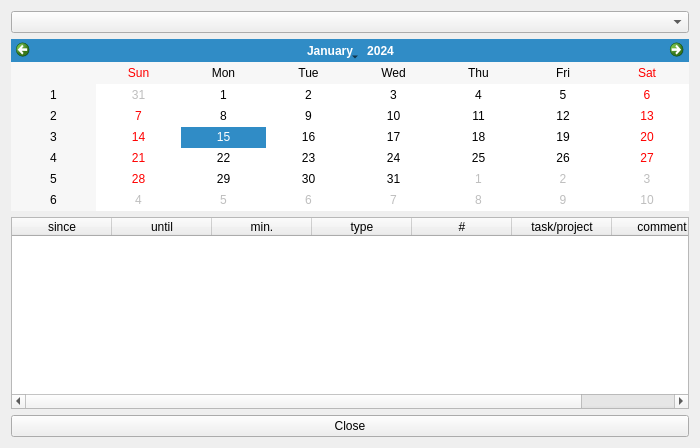
<?xml version="1.0" encoding="UTF-8"?>
<ui version="4.0">
 <class>ShowTimeWindow</class>
 <widget class="QWidget" name="ShowTimeWindow">
  <property name="geometry">
   <rect>
    <x>0</x>
    <y>0</y>
    <width>700</width>
    <height>448</height>
   </rect>
  </property>
  <property name="windowTitle">
   <string>Form</string>
  </property>
  <layout class="QHBoxLayout" name="horizontalLayout">
   <item>
    <layout class="QVBoxLayout" name="layout">
     <item>
      <widget class="QComboBox" name="user"/>
     </item>
     <item>
      <widget class="QCalendarWidget" name="date">
       <property name="maximumSize">
        <size>
         <width>16777215</width>
         <height>16777215</height>
        </size>
       </property>
       <property name="locale">
        <locale language="English" country="UnitedStates"/>
       </property>
       <property name="firstDayOfWeek">
        <enum>Qt::Sunday</enum>
       </property>
      </widget>
     </item>
     <item>
      <widget class="QTableWidget" name="timeEntries">
       <column>
        <property name="text">
         <string>since</string>
        </property>
       </column>
       <column>
        <property name="text">
         <string>until</string>
        </property>
       </column>
       <column>
        <property name="text">
         <string>min.</string>
        </property>
       </column>
       <column>
        <property name="text">
         <string>type</string>
        </property>
       </column>
       <column>
        <property name="text">
         <string>#</string>
        </property>
       </column>
       <column>
        <property name="text">
         <string>task/project</string>
        </property>
       </column>
       <column>
        <property name="text">
         <string>comment</string>
        </property>
       </column>
      </widget>
     </item>
     <item>
      <widget class="QPushButton" name="closeButton">
       <property name="text">
        <string>Close</string>
       </property>
      </widget>
     </item>
    </layout>
   </item>
  </layout>
 </widget>
 <resources/>
 <connections/>
</ui>
